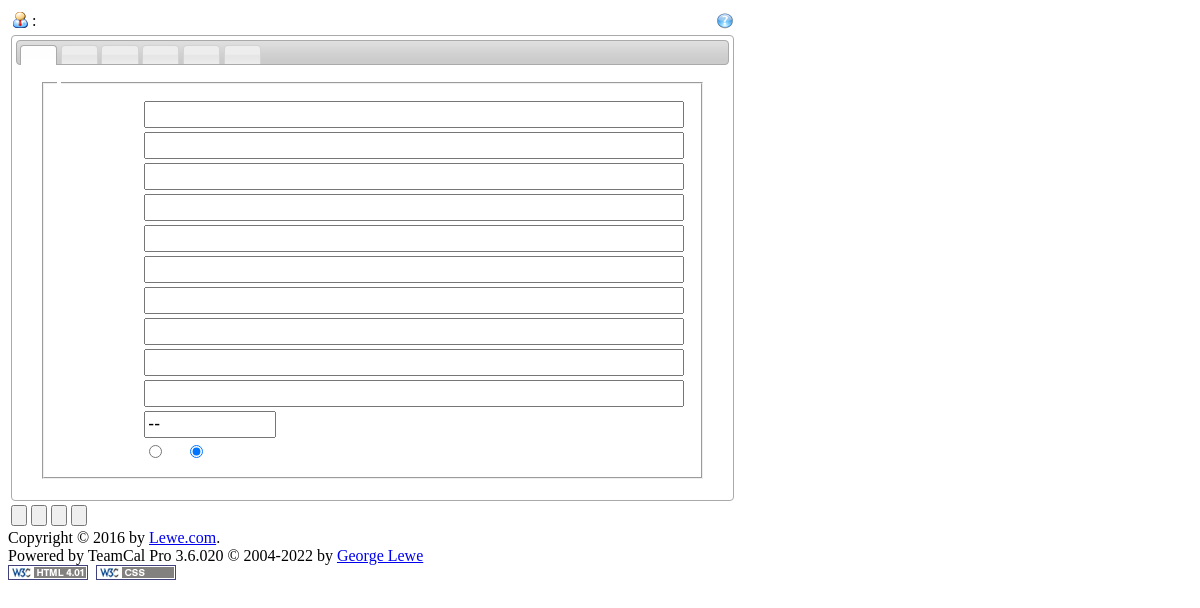
/editprofile.php, run on the app's committed database.
### tables this page shows
CREATE TABLE `my_tc_config` ( 
  `id` int(11) NOT NULL AUTO_INCREMENT,
  `name` varchar(40) NOT NULL DEFAULT '',
  `value` text NOT NULL,
  PRIMARY KEY (`id`),
  KEY `name` (`name`)
);

### editprofile.php (the view, shortened to what the rows shown need)
<?php
require_once ("config.tcpro.php");
require_once ("helpers/global_helper.php");
$C   = new Config_model;
$U   = new User_model;
$CONF['html_title'] = $LANG['html_title_editprofile'];
$help = urldecode($C->readConfig("userManual"));
require( "includes/header_html_inc.php" );
?>
<div id="content">
   <div id="content-content">
      <form enctype="multipart/form-data" name="userprofile" method="POST" action="<?=$_SERVER['PHP_SELF']."?referrer=".$_REQUEST['referrer']."&amp;username=".$U->username?>">
         <table class="dlg">
            <tr>
               <td class="dlg-header">
                  <?php printDialogTop($LANG['edit_profile_title'].": ".$U->title." ".$U->firstname." ".$U->lastname, $help, "ico_users.png"); ?>
               </td>
            </tr>
            <tr>
               <td class="dlg-body">
                  <div id="tabs">
                     <div id="tabs-1">
                        <fieldset><legend><?=$LANG['frame_personal_details']?></legend>
                           <table class="dlg-frame">
                              <tr>
                                 <td class="dlg-body">
                                    <input name="opt_gender" id="utmale" type="radio" value="ut_male" <?php if ( $U->checkUserType($CONF['UTMALE']) ) echo "CHECKED"; ?> ><?=$LANG['show_profile_male']?>
                                    <input name="opt_gender" id="utfemale" type="radio" value="ut_female" <?php if ( !$U->checkUserType($CONF['UTMALE']) ) echo "CHECKED"; ?> ><?=$LANG['show_profile_female']?>
                                 </td>
                              </tr>
                           </table>
                        </fieldset>
                     </div>
                  </div>
               </td>
            </tr>
         </table>
      </form>
   </div>
</div>
<?php
require( "includes/footer_inc.php");
?>

### helpers/global_helper.php (shortened to what the rows shown need)
<?php
function isAllowed($permission='') {
   global $CONF;
   $C = new Config_model;
   $L = new Login_model;
   $P = new Permission_model;
   $UL = new User_model;
   $pscheme = $C->readConfig("permissionScheme");
   if ($currentuser = $L->checkLogin()) {
      $UL->findByName($currentuser);
      if ($UL->checkUserType($CONF['UTADMIN']))
      {
         return $P->isAllowed($pscheme, $permission, "admin");
      }
      else if ($UL->checkUserType($CONF['UTDIRECTOR']))
      {
         return $P->isAllowed($pscheme, $permission, "director");
      }
      else if ($UL->checkUserType($CONF['UTMANAGER']))
      {
         return $P->isAllowed($pscheme, $permission, "manager");
      }
      else if ($UL->checkUserType($CONF['UTASSISTANT']))
      {
         return $P->isAllowed($pscheme, $permission, "assistant");
      }
      else
      {
         return $P->isAllowed($pscheme, $permission, "user");
      }
   }
   else
   {
      return $P->isAllowed($pscheme, $permission, "public");
   }
}
function printDialogTop($title = '', $help = '', $icon = '') {
   global $CONF, $LANG, $theme;
   echo '<table style="border-collapse: collapse; border: 0px; width: 100%;"><tr><td class="dlg-header">';
   if (strlen($icon)) {
      echo '<img src="themes/'.$theme.'/img/' . $icon . '" alt="" width="16" height="16" align="top">&nbsp;';
   }
   echo $title . "</td>";
   if (strlen($help)) {
      echo '<td align="right" style="font-size: 9pt; background-color: inherit;">
               <div align="right">
                  <a href="'.$help.'" target="_blank">
                     <img class="noprint" title="'.$LANG['mnu_help'].'..." align="middle" alt="" src="themes/'.$theme.'/img/ico_help.png" width="16" height="16" border="0">
                  </a>
               </div>
            </td>';
   }
   echo '</tr></table>';
}
?>

### includes/footer_inc.php (shortened to what the rows shown need)
<?php
unset($CONF);
require ("config.tcpro.php");
?>
<div id="footer">
   <div id="footer-content">
      <span class="copyright">
         <?=html_entity_decode($C->readConfig("appFooterCpy"))?><br>
         <?=$CONF['app_footer_pwd']?><br>
         <a href="http://validator.w3.org/check?uri=referer"><img class="noprint" border="0" src="img/valid-html401.gif" alt="Valid HTML 4.01!" title="Valid HTML 4.01!"></a>&nbsp;
         <a href="http://jigsaw.w3.org/css-validator/"><img class="noprint" style="border:0;width:80px;height:15px" src="img/valid-css.gif" alt="Valid CSS!" title="Valid CSS!"></a>
      </span>
   </div>
</div>
</body>
</html>

### data on the page
my_tc_config: value (picture)
my_tc_config: value "☑"
my_tc_config: value "Copyright © 2016 by Lewe.com ."

### other printed values
$title ":"
$CONF['app_name'] "TeamCal Pro"
$CONF['app_version'] "3.6.020"
$CONF['app_year'] "2004"
$CONF['app_curr_year'] "2022"
$CONF['app_author'] "George Lewe"
